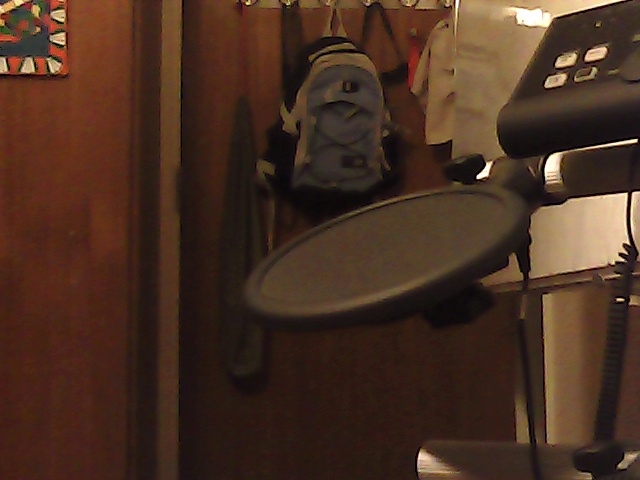
//> input picture vision/img/2.jpg, 640 x 480 px, given in place of left.jpg, which was not available
$ ./distance   (built with g++ and OpenCV 4)
//> lines starting //> are read from the running program, lines starting //| are printed output that depends on the picture; pictures that were not available may be replaced by others from this repository, and a replacement may not be noted
### vision/cameraCalibrator.h
#include <opencv2/core/core.hpp>
#include <opencv2/imgproc/imgproc.hpp>
#include <opencv2/highgui/highgui.hpp>
#include <opencv2/calib3d/calib3d.hpp>

using namespace cv;
using namespace std;

class CameraCalibrator{
    vector<vector<Point3f> > objectPoints; //points in generated 3d environment
    vector<vector<Point2f> > imagePoints; //points in pixels
    Mat cameraMatrix; //matrix with camera values
    Mat distCoeffs; //self explanatory
    int flag;
    Mat map1,map2; //used in undistortion
    bool mustInitUndistort;
    public:
	CameraCalibrator(); //constructor

	int addChessboardPoints(const vector<string> &filelist,  //extracts corner points from chessboard images
			    Size &boardSize);

	int addChessboardPoints(const vector<Mat *> &frames, Size &boardSize); //uses image pointers instead of file names

	void addPoints(const vector<Point2f> &imageCorners, //adds scene points and corresponding image points
			const vector<Point3f> &objectCorners);

	double calibrate(Size &imageSize); //self explanatory

	Mat remap(const Mat &image); //removes distortion after calibration

	Mat getCameraMatrix();

	void setCameraMatrix(Mat &in);

	Mat getDistCoeffs();

	void setDistCoeffs(Mat &in);
};

### vision/cameraCalibrator.cpp
#include "cameraCalibrator.h"

//using namespace CameraCalibrator;
// #include <stdio.h>
#include <iostream>
using namespace std;

CameraCalibrator::CameraCalibrator(): flag(0) , mustInitUndistort(true) {};

// [86 lines left out: functions addChessboardPoints, addChessboardPoints, addPoints, calibrate, not called in this run]

Mat CameraCalibrator::remap(const Mat &image) {
    Mat undistorted;
    if(mustInitUndistort) {
	initUndistortRectifyMap(
		cameraMatrix,
		distCoeffs,
		Mat(),
		Mat(),
		image.size(),
		CV_32FC1,
		map1,map2);
	mustInitUndistort = false;
    }
    cv::remap(image,undistorted,map1,map2,INTER_LINEAR);
    return undistorted;
}

Mat CameraCalibrator::getCameraMatrix() {
    return cameraMatrix;
}

void CameraCalibrator::setCameraMatrix(Mat &in) {
    cameraMatrix = in;
}

Mat CameraCalibrator::getDistCoeffs() {
    return distCoeffs;
}

void CameraCalibrator::setDistCoeffs(Mat &in) {
    distCoeffs = in;
}

### vision/distance.cpp
/*
	Receives stereo camera feed and calculates disparity map.
	Returns distance value in the middle of the screen.
*/


//Import header files
#include <opencv2/core/core.hpp>
#include <opencv2/highgui/highgui.hpp>
#include <opencv2/imgproc/imgproc.hpp>
#include <opencv2/calib3d/calib3d.hpp>
#include <iostream>
#include <stdio.h>
#include <dirent.h>

#include "cameraCalibrator.cpp"


using namespace cv;
using namespace std;

// constants for StereoSGBM
#define NUM_DISPARITY 16*25
#define PRE_FILTER_SIZE 5
#define PRE_FILTER_CAP 1
#define SAD_WINDOW_SIZE 21
#define CONST_P1 8*1*SAD_WINDOW_SIZE*SAD_WINDOW_SIZE
#define CONST_P2 32*1*SAD_WINDOW_SIZE*SAD_WINDOW_SIZE
#define MIN_DISPARITY 5
#define UNIQUENESS_RATIO 0
#define SPECKLE_WIN_SIZE 1
#define SPECKLE_RANGE 24
#define DISP_12_MAX_DIFF 96
#define FULL_DP false
#define TEXTURE_THRESH 10

#define DISPLACEMENT 0.2 //displacement in m
#define SENSOR_WIDTH 5.37
#define SENSOR_HEIGHT 4.04

#define POINT_X 837
#define POINT_Y 478

#define POINT_X2 1132
#define POINT_Y2 458

#define POINT_X3 1257
#define POINT_Y3 598

// [51 lines left out: functions getCalibFiles, getFrames, calibrateCamera, calibrateCameraVideo, not called in this run]

int main(int args, char** argv) {

	// [10 lines of commented-out code are left out]
		Mat in1,in2;
		in1 = imread("img/trial3/left.jpg",0);
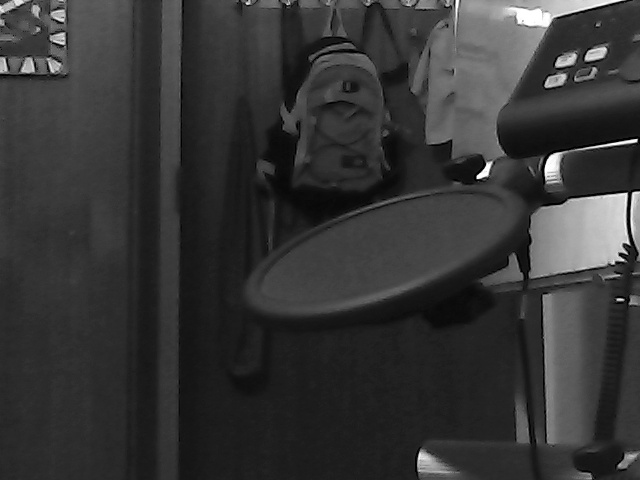
//> in1: 480 rows x 640 cols, CV_8UC1; min 0, max 255, mean 54
		in2 = imread("img/trial3/right.jpg",0);
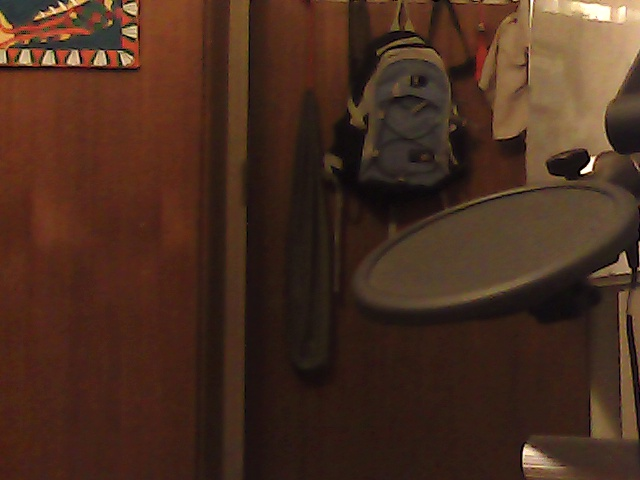
//> input picture vision/img/1.jpg, 640 x 480 px, given in place of right.jpg, which was not available
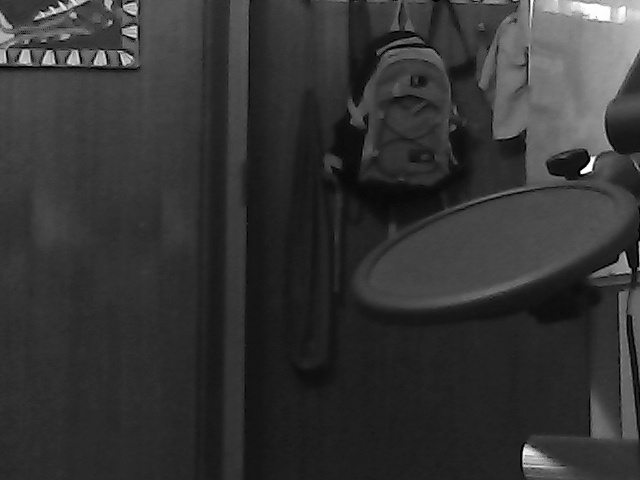
//> in2: 480 rows x 640 cols, CV_8UC1; min 0, max 255, mean 52.6

		CameraCalibrator c;
		Mat cameraMat = imread("./params/mat1.bmp",0);
		//cout << cameraMat << endl;
		Mat distCoeffs = imread("./params/dist1.bmp",0);
		Size imageSize = in1.size();
//> imageSize = Size(640, 480)
		//calibrateCamera(c,imageSize);
		if(!cameraMat.data) {
		    calibrateCamera(c, imageSize);
		}
		else {
		   c.setCameraMatrix(cameraMat);
	       c.setDistCoeffs(distCoeffs);
		}


		Mat frameL,frameR;
	//	frameL = imread("img/left.jpg",0);
	//	frameR = imread("img/right.jpg",0);
//> (the run ends here: the program stops with an error, at `initUndistortRectifyMap(`)
